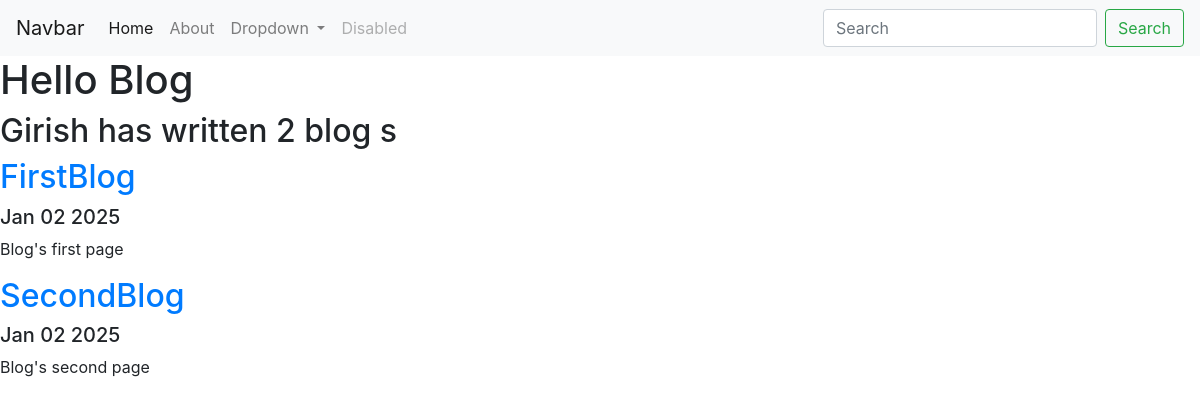
/blog/, run on an earlier commit of the app's database.
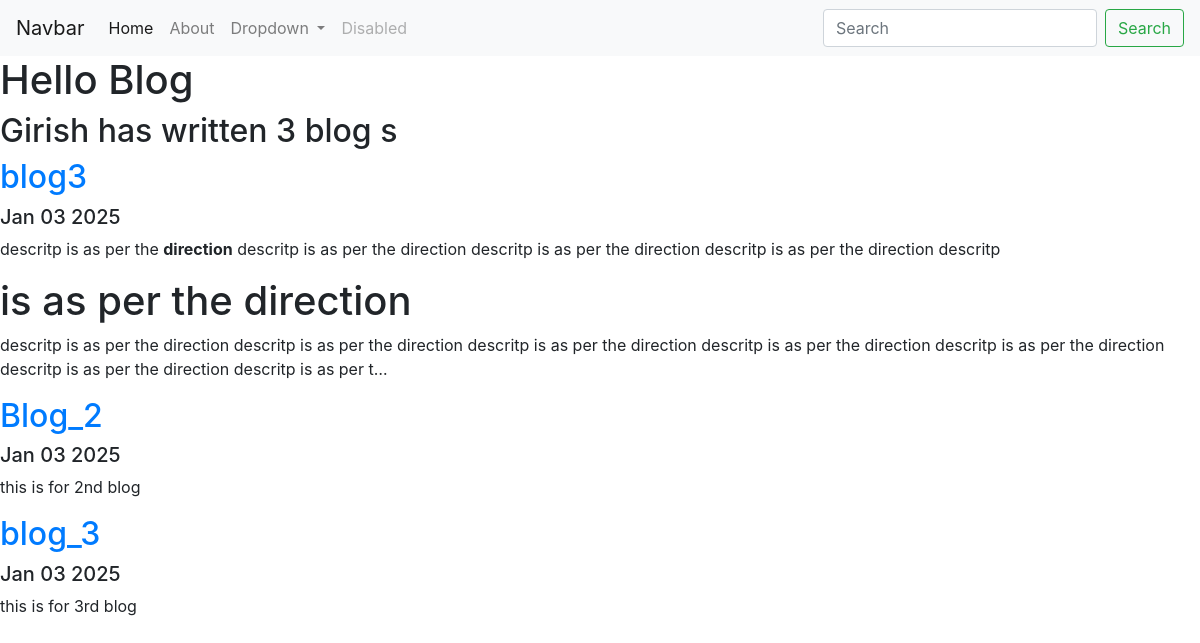
And on a later commit of the database.
### blog/models.py (models this page shows, shortened)
class Blog(models.Model):
    title = models.CharField(max_length=200)
    datefld = models.DateField()
    description = models.TextField()

### blog/views.py (the view)
# urls.py: path('', views.all_blogs, name='all_blogs'),
def all_blogs(request):
    blogs = Blog.objects.all()
    return render(request, 'blog/all_blogs.html', {'blogs': blogs})

### blog/templates/blog/all_blogs.html
{% extends 'portfolio/base.html' %}
{% block content %}
<h1> Hello Blog </h1>
<h2> Girish has written  {{ blogs.count }} blog {{ blogs.count|pluralize }}</h2>
{% for blog in blogs %}
<a href="{% url 'blog:detail' blog.id %}"><h2>{{ blog.title }}</h2></a>
<h5>{{ blog.datefld|date:'M d Y'}}</h5>
<p>{{ blog.description|safe|truncatechars:400 }}</p>
{% endfor %}
{% endblock %}

### portfolio/templates/portfolio/base.html (shortened to what this page needs)
<nav class="navbar navbar-expand-lg navbar-light bg-light">
    <a class="navbar-brand" href="#">Navbar</a>
    <div class="collapse navbar-collapse" id="navbarSupportedContent">
      <ul class="navbar-nav mr-auto">
        <li class="nav-item active">
          <a class="nav-link" href="#">Home <span class="sr-only">(current)</span></a>
        </li>
        <li class="nav-item">
          <a class="nav-link" href="#">About</a>
        </li>
        <li class="nav-item dropdown">
          <a class="nav-link dropdown-toggle" href="#" role="button" data-toggle="dropdown" aria-expanded="false">
            Dropdown
          </a>
        </li>
        <li class="nav-item">
          <a class="nav-link disabled">Disabled</a>
        </li>
      </ul>
      <form class="form-inline my-2 my-lg-0">
        <input class="form-control mr-sm-2" type="search" placeholder="Search" aria-label="Search">
        <button class="btn btn-outline-success my-2 my-sm-0" type="submit">Search</button>
      </form>
    </div>
  </nav>
  <!doctype html>
<html lang="en">
  <head>
    <link rel="stylesheet" href="https://cdn.jsdelivr.net/npm/bootstrap@4.6.2/dist/css/bootstrap.min.css">
  </head>
  <body>
    {% block content %} {% endblock %}
  </body>
</html>

What changed in the data, as far as the page shows it:
removed Blog: title "FirstBlog", datefld "Jan 02 2025", description "Blog's first page"
removed Blog: title "SecondBlog", datefld "Jan 02 2025", description "Blog's second page"
added Blog: title "blog3", datefld "Jan 03 2025", description "descritp is as per the direction descritp is as per the direction descritp is as per the direction descritp is as per the direction descritp is as per the direction descritp is as per the direction descritp is as per the direction descritp is as per the direction descritp is as per the direction descritp is as per the direction descritp is as per the direction descritp is as per t…"
added Blog: title "Blog_2", datefld "Jan 03 2025", description "this is for 2nd blog"
added Blog: title "blog_3", datefld "Jan 03 2025", description "this is for 3rd blog"
Also different on the page:
{{ blogs.count }}: "2" → "3"
